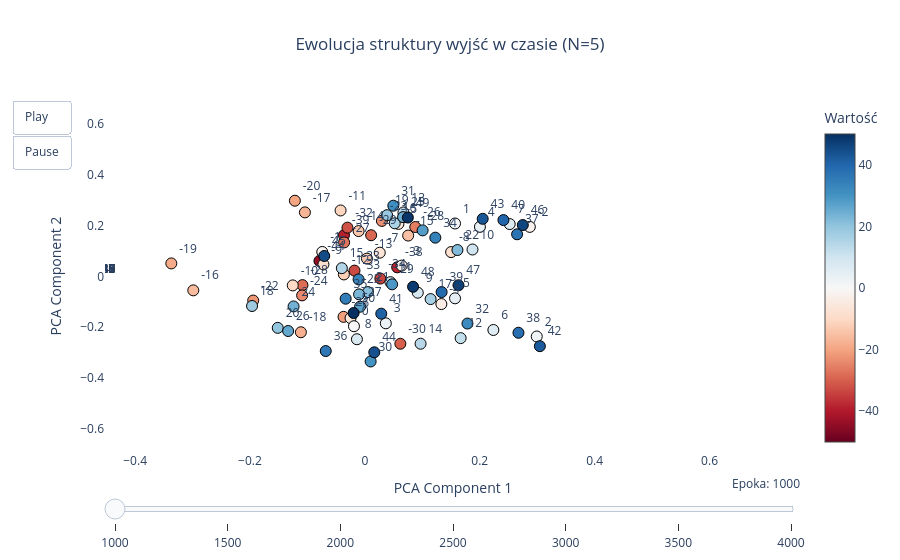

Notebook code cell kept with this figure:
### Code cell
analizowane_epoki = [250, 1000, 1500, 2000, 2500, 3000, 3500, 4000]

animate_weight_evolution(model, N=5, epochs_list=analizowane_epoki, head_idx=0)

### Figure 1 — Plotly figure (JSON) as saved in the notebook; plotly's stock layout.template omitted (floating-point values rounded to 4 significant figures)
{"data": [{"marker": {"color": [-50, -49, -48, -47, -46, -45, -44, -43, -42, -41, -40, -39, -38, -37, -36, -35, -34, -33, -32, -31, -30, -29, -28, -27, -26, -25, -24, -23, -22, -21, -20, -19, -18, -17, -16, -15, -14, -13, -12, -11, -10, -9, -8, -7, -6, -5, -4, -3, -2, -1, 0, 1, 2, 3, 4, 5, 6, 7, 8, 9, 10, 11, 12, 13, 14, 15, 16, 17, 18, 19, 20, 21, 22, 23, 24, 25, 26, 27, 28, 29, 30, 31, 32, 33, 34, 35, 36, 37, 38, 39, 40, 41, 42, 43, 44, 45, 46, 47, 48, 49, 50], "colorbar": {"title": {"text": "Wartość"}}, "colorscale": [[0, "rgb(103,0,31)"], [0.1, "rgb(178,24,43)"], [0.2, "rgb(214,96,77)"], [0.3, "rgb(244,165,130)"], [0.4, "rgb(253,219,199)"], [0.5, "rgb(247,247,247)"], [0.6, "rgb(209,229,240)"], [0.7, "rgb(146,197,222)"], [0.8, "rgb(67,147,195)"], [0.9, "rgb(33,102,172)"], [1, "rgb(5,48,97)"]], "line": {"color": "Black", "width": 1}, "showscale": true, "size": 11}, "mode": "markers+text", "text": ["-50", "-49", "-48", "-47", "-46", "-45", "-44", "-43", "-42", "-41", "-40", "-39", "-38", "-37", "-36", "-35", "-34", "-33", "-32", "-31", "-30", "-29", "-28", "-27", "-26", "-25", "-24", "-23", "-22", "-21", "-20", "-19", "-18", "-17", "-16", "-15", "-14", "-13", "-12", "-11", "-10", "-9", "-8", "-7", "-6", "-5", "-4", "-3", "-2", "-1", "0", "1", "2", "3", "4", "5", "6", "7", "8", "9", "10", "11", "12", "13", "14", "15", "16", "17", "18", "19", "20", "21", "22", "23", "24", "25", "26", "27", "28", "29", "30", "31", "32", "33", "34", "35", "36", "37", "38", "39", "40", "41", "42", "43", "44", "45", "46", "47", "48", "49", "50"], "textposition": "top right", "type": "scatter", "x": [-0.4788, -0.4792, -0.479, -0.479, -0.4788, -0.4785, -0.07908, -0.479, -0.4787, -0.4786, -0.4791, -0.03638, 0.05625, -0.4783, -0.4788, -0.4785, 0.02688, -0.01809, -0.03029, -0.4792, 0.06174, 0.01089, -0.1087, -0.03613, 0.08773, -0.4791, -0.1093, 0.02966, -0.1944, -0.03715, -0.1219, -0.3369, -0.1114, -0.1044, -0.2987, 0.07537, -0.01093, 0.003616, -0.03654, -0.04231, -0.1255, -0.07217, 0.1501, 0.02589, -0.02495, 0.0584, 0.1331, 0.06403, 0.2871, -0.07418, -0.01901, 0.157, 0.2992, 0.03643, 0.2003, 0.1569, 0.2237, 0.2521, -0.01388, 0.0921, 0.1873, 0.04443, 0.1667, 0.06708, 0.09697, -0.04012, 0.05198, 0.1144, -0.1964, 0.03871, -0.1517, 0.005314, 0.1611, -0.01012, -0.1241, 0.06652, -0.1336, -0.008355, 0.1005, 0.04741, 0.01001, 0.04953, 0.1786, -0.01095, 0.1226, -0.03345, -0.06811, 0.265, 0.2674, 0.1335, 0.2412, 0.02854, 0.3046, 0.2051, 0.01636, -0.07074, 0.2749, 0.163, 0.08388, 0.07479, -0.01962], "y": [-0.02985, -0.0302, -0.0302, -0.03006, -0.03005, -0.03, 0.06061, -0.02993, -0.02965, -0.02996, -0.02994, 0.1617, 0.03523, -0.02998, -0.02981, -0.0301, -0.008899, 0.02239, 0.1914, -0.03011, -0.2652, 0.1616, -0.03461, 0.1333, 0.1939, -0.03, -0.07502, 0.218, -0.09532, -0.1595, 0.2973, 0.05074, -0.22, 0.2514, -0.05523, 0.1603, 0.1779, 0.06961, 0.007332, 0.259, -0.03577, 0.04678, 0.09528, 0.09291, -0.1643, 0.2062, -0.1093, 0.04204, 0.1944, 0.09574, -0.1964, 0.2078, -0.2367, -0.1849, 0.1945, -0.08661, -0.2112, 0.2055, -0.2476, -0.06443, 0.1054, -0.02303, -0.2433, 0.2511, -0.2652, 0.03204, 0.2085, -0.08964, -0.1168, 0.2405, -0.2028, -0.06217, 0.1034, -0.07088, -0.1185, 0.2329, -0.2151, -0.1196, 0.1807, -0.03152, -0.335, 0.2777, -0.1858, -0.0123, 0.152, -0.08806, -0.294, 0.1653, -0.222, -0.06213, 0.2211, -0.1471, -0.2748, 0.2262, -0.2989, 0.08001, 0.2016, -0.03525, -0.04113, 0.2312, -0.1444]}], "layout": {"hovermode": "closest", "plot_bgcolor": "white", "sliders": [{"currentvalue": {"font": {"size": 12}, "prefix": "Epoka: ", "visible": true, "xanchor": "right"}, "steps": [{"args": [["Epoka 1000"], {"frame": {"duration": 300, "redraw": true}, "mode": "immediate"}], "label": "1000", "method": "animate"}, {"args": [["Epoka 1500"], {"frame": {"duration": 300, "redraw": true}, "mode": "immediate"}], "label": "1500", "method": "animate"}, {"args": [["Epoka 2000"], {"frame": {"duration": 300, "redraw": true}, "mode": "immediate"}], "label": "2000", "method": "animate"}, {"args": [["Epoka 2500"], {"frame": {"duration": 300, "redraw": true}, "mode": "immediate"}], "label": "2500", "method": "animate"}, {"args": [["Epoka 3000"], {"frame": {"duration": 300, "redraw": true}, "mode": "immediate"}], "label": "3000", "method": "animate"}, {"args": [["Epoka 3500"], {"frame": {"duration": 300, "redraw": true}, "mode": "immediate"}], "label": "3500", "method": "animate"}, {"args": [["Epoka 4000"], {"frame": {"duration": 300, "redraw": true}, "mode": "immediate"}], "label": "4000", "method": "animate"}], "transition": {"duration": 0}, "x": 0, "y": 0}], "title": {"text": "Ewolucja struktury wyjść w czasie (N=5)", "x": 0.5}, "updatemenus": [{"buttons": [{"args": [null, {"frame": {"duration": 600, "redraw": true}, "fromcurrent": true}], "label": "Play", "method": "animate"}, {"args": [[null], {"frame": {"duration": 0, "redraw": false}, "mode": "immediate"}], "label": "Pause", "method": "animate"}], "showactive": false, "type": "buttons"}], "xaxis": {"range": [-0.4524, 0.7592], "title": {"text": "PCA Component 1"}}, "yaxis": {"range": [-0.6911, 0.6935], "title": {"text": "PCA Component 2"}}}}
